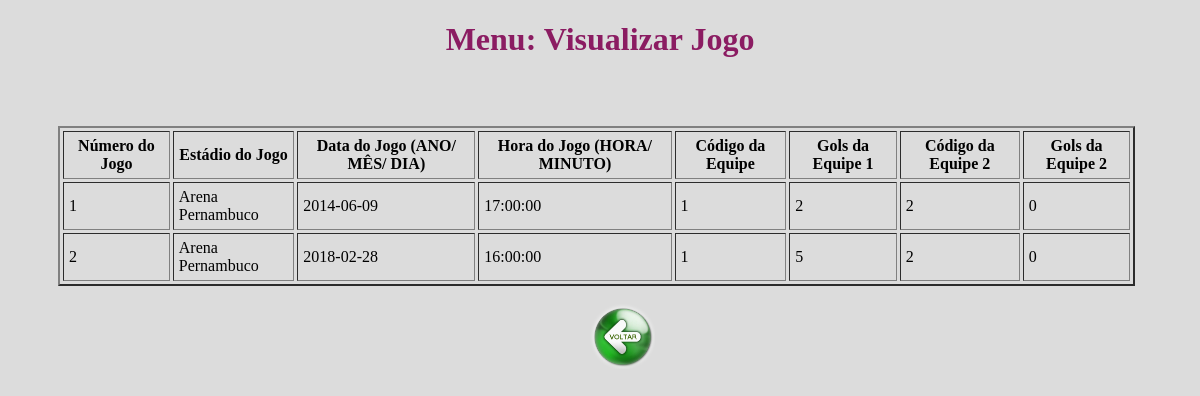
Screenshot of /jogo/view_jogo.php with the database file from the repository.
### tables this page shows
create table jogo(
numero_jogo integer not null, 
estadio_jogo varchar(20) not null, 
data_jogo date not null, 
hora_jogo time not null, 
cod_equipe1 integer not null, 
gols_equipe1 integer not null, 
cod_equipe2 integer not null, 
gols_equipe2 integer not null,
primary key (numero_jogo),
foreign key (cod_equipe1) references equipe(cod_equipe) on update cascade on delete cascade,
foreign key (cod_equipe2) references equipe(cod_equipe) on update cascade on delete cascade
);

### jogo/view_jogo.php (the view, shortened to what this page needs)
<?php require_once '../php_action/db_connect.php'; ?>
<!DOCTYPE html>
<html>
<head>
	<link type="text/css" rel="stylesheet" href="../php_action/stylesheet.css"/>
</head>
<body>
	<h1> <center> Menu: Visualizar Jogo  </center> </h1>
<div class="manageMember">
	<br><br>
	<table border="2" cellspacing="3" cellpadding="5">
		<thead>
			<tr>
				<th>Número do Jogo </th>
				<th>Estádio do Jogo</th>
				<th>Data do Jogo (ANO/ MÊS/ DIA)</th>
				<th>Hora do Jogo (HORA/ MINUTO)</th>
				<th>Código da Equipe </th>
				<th>Gols da Equipe 1 </th>
				<th>Código da Equipe 2</th>
				<th>Gols da Equipe 2 </th>
			</tr>
		</thead>
		<tbody>
			<?php
			$sql = "SELECT * FROM jogo WHERE numero_jogo >= 1";
			$result = $connect->query($sql);
			if($result->num_rows > 0) {
				while($row = $result->fetch_assoc()) {
					echo "<tr>
						<td>".$row['numero_jogo']."</td>
						<td>".$row['estadio_jogo']."</td>
						<td>".$row['data_jogo']."</td>
						<td>".$row['hora_jogo']."</td>
						<td>".$row['cod_equipe1']."</td>
						<td>".$row['gols_equipe1']."</td>
						<td>".$row['cod_equipe2']."</td>
						<td>".$row['gols_equipe2']."</td>
					</tr>";
				}
			} else {
				echo "<tr><td colspan='5'><center>Não há jogos atualmente.</center></td></tr>";
			}
			?>
		</tbody>
	</table>
	<form method="post" action="./crud_jogo.php">
	<br><center>&emsp; &emsp; &emsp; &emsp; &emsp; &emsp; &emsp; &emsp; &emsp; &emsp; &emsp; &emsp; &emsp; &emsp; &emsp; <input type="image" src="../botao_voltar.png" alt="Submit" width="65" height="65"></center>
	</form>
</div>
</body>
</html>

### php_action/stylesheet.css (style rules this page uses)
h1 { color: #8B1C62; }

### jogo/view_jogo.php (style rules this page uses)
body { background: #DCDCDC; }
.manageMember { width: 70%; margin: 10px 30px 30px 50px; }
table { width: 130%; height: 20%; margin-top: 10px; }

### rows the page displays
jogo: numero_jogo "1", estadio_jogo "Arena Pernambuco", data_jogo "2014-06-09", hora_jogo "17:00:00", cod_equipe1 "1", gols_equipe1 "2", cod_equipe2 "2", gols_equipe2 "0"
jogo: numero_jogo "2", estadio_jogo "Arena Pernambuco", data_jogo "2018-02-28", hora_jogo "16:00:00", cod_equipe1 "1", gols_equipe1 "5", cod_equipe2 "2", gols_equipe2 "0"
